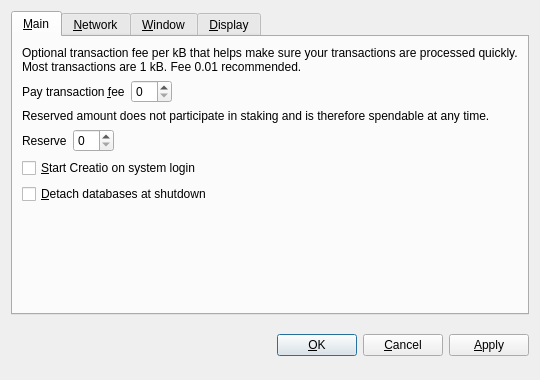
<?xml version="1.0" encoding="UTF-8"?>
<ui version="4.0">
 <class>OptionsDialog</class>
 <widget class="QDialog" name="OptionsDialog">
  <property name="geometry">
   <rect>
    <x>0</x>
    <y>0</y>
    <width>540</width>
    <height>380</height>
   </rect>
  </property>
  <property name="windowTitle">
   <string>Options</string>
  </property>
  <property name="modal">
   <bool>true</bool>
  </property>
  <layout class="QVBoxLayout" name="verticalLayout">
   <item>
    <widget class="QTabWidget" name="tabWidget">
     <property name="tabPosition">
      <enum>QTabWidget::North</enum>
     </property>
     <property name="currentIndex">
      <number>0</number>
     </property>
     <widget class="QWidget" name="tabMain">
      <attribute name="title">
       <string>&amp;Main</string>
      </attribute>
      <layout class="QVBoxLayout" name="verticalLayout_Main">
       <item>
        <widget class="QLabel" name="transactionFeeInfoLabel">
         <property name="text">
          <string>Optional transaction fee per kB that helps make sure your transactions are processed quickly. Most transactions are 1 kB. Fee 0.01 recommended.</string>
         </property>
         <property name="textFormat">
          <enum>Qt::PlainText</enum>
         </property>
         <property name="wordWrap">
          <bool>true</bool>
         </property>
        </widget>
       </item>
       <item>
        <layout class="QHBoxLayout" name="horizontalLayoutFee">
         <item>
          <widget class="QLabel" name="transactionFeeLabel">
           <property name="text">
            <string>Pay transaction &amp;fee</string>
           </property>
           <property name="textFormat">
            <enum>Qt::PlainText</enum>
           </property>
           <property name="buddy">
            <cstring>transactionFee</cstring>
           </property>
          </widget>
         </item>
         <item>
          <widget class="BitcoinAmountField" name="transactionFee"/>
         </item>
         <item>
          <spacer name="horizontalSpacerFee">
           <property name="orientation">
            <enum>Qt::Horizontal</enum>
           </property>
           <property name="sizeHint" stdset="0">
            <size>
             <width>40</width>
             <height>20</height>
            </size>
           </property>
          </spacer>
         </item>
        </layout>
       </item>
       <item>
        <widget class="QLabel" name="reserveBalanceInfoLabel">
         <property name="text">
          <string>Reserved amount does not participate in staking and is therefore spendable at any time.</string>
         </property>
         <property name="textFormat">
          <enum>Qt::PlainText</enum>
         </property>
         <property name="wordWrap">
          <bool>true</bool>
         </property>
        </widget>
       </item>
       <item>
        <layout class="QHBoxLayout" name="horizontalLayoutReserveBalance">
         <item>
          <widget class="QLabel" name="reserveBalanceLabel">
           <property name="text">
            <string>Reserve</string>
           </property>
           <property name="textFormat">
            <enum>Qt::PlainText</enum>
           </property>
           <property name="buddy">
            <cstring>reserveBalance</cstring>
           </property>
          </widget>
         </item>
         <item>
          <widget class="BitcoinAmountField" name="reserveBalance"/>
         </item>
         <item>
          <spacer name="horizontalSpacerReserveBalance">
           <property name="orientation">
            <enum>Qt::Horizontal</enum>
           </property>
           <property name="sizeHint" stdset="0">
            <size>
             <width>40</width>
             <height>20</height>
            </size>
           </property>
          </spacer>
         </item>
        </layout>
       </item>
       <item>
        <widget class="QCheckBox" name="bitcoinAtStartup">
         <property name="toolTip">
          <string>Automatically start Creatio after logging in to the system.</string>
         </property>
         <property name="text">
          <string>&amp;Start Creatio on system login</string>
         </property>
        </widget>
       </item>
       <item>
        <widget class="QCheckBox" name="detachDatabases">
         <property name="toolTip">
          <string>Detach block and address databases at shutdown. This means they can be moved to another data directory, but it slows down shutdown. The wallet is always detached.</string>
         </property>
         <property name="text">
          <string>&amp;Detach databases at shutdown</string>
         </property>
        </widget>
       </item>
       <item>
        <spacer name="verticalSpacer_Main">
         <property name="orientation">
          <enum>Qt::Vertical</enum>
         </property>
         <property name="sizeHint" stdset="0">
          <size>
           <width>20</width>
           <height>40</height>
          </size>
         </property>
        </spacer>
       </item>
      </layout>
     </widget>
     <widget class="QWidget" name="tabNetwork">
      <attribute name="title">
       <string>&amp;Network</string>
      </attribute>
      <layout class="QVBoxLayout" name="verticalLayout_Network">
       <item>
        <widget class="QCheckBox" name="mapPortUpnp">
         <property name="toolTip">
          <string>Automatically open the Creatio client port on the router. This only works when your router supports UPnP and it is enabled.</string>
         </property>
         <property name="text">
          <string>Map port using &amp;UPnP</string>
         </property>
        </widget>
       </item>
       <item>
        <widget class="QCheckBox" name="connectSocks">
         <property name="toolTip">
          <string>Connect to the Creatio network through a SOCKS proxy (e.g. when connecting through Tor).</string>
         </property>
         <property name="text">
          <string>&amp;Connect through SOCKS proxy:</string>
         </property>
        </widget>
       </item>
       <item>
        <layout class="QHBoxLayout" name="horizontalLayout_Network">
         <item>
          <widget class="QLabel" name="proxyIpLabel">
           <property name="text">
            <string>Proxy &amp;IP:</string>
           </property>
           <property name="textFormat">
            <enum>Qt::PlainText</enum>
           </property>
           <property name="buddy">
            <cstring>proxyIp</cstring>
           </property>
          </widget>
         </item>
         <item>
          <widget class="QValidatedLineEdit" name="proxyIp">
           <property name="maximumSize">
            <size>
             <width>140</width>
             <height>16777215</height>
            </size>
           </property>
           <property name="toolTip">
            <string>IP address of the proxy (e.g. 127.0.0.1)</string>
           </property>
          </widget>
         </item>
         <item>
          <widget class="QLabel" name="proxyPortLabel">
           <property name="text">
            <string>&amp;Port:</string>
           </property>
           <property name="textFormat">
            <enum>Qt::PlainText</enum>
           </property>
           <property name="buddy">
            <cstring>proxyPort</cstring>
           </property>
          </widget>
         </item>
         <item>
          <widget class="QLineEdit" name="proxyPort">
           <property name="maximumSize">
            <size>
             <width>55</width>
             <height>16777215</height>
            </size>
           </property>
           <property name="toolTip">
            <string>Port of the proxy (e.g. 9050)</string>
           </property>
          </widget>
         </item>
         <item>
          <widget class="QLabel" name="socksVersionLabel">
           <property name="text">
            <string>SOCKS &amp;Version:</string>
           </property>
           <property name="textFormat">
            <enum>Qt::PlainText</enum>
           </property>
           <property name="buddy">
            <cstring>socksVersion</cstring>
           </property>
          </widget>
         </item>
         <item>
          <widget class="QValueComboBox" name="socksVersion">
           <property name="toolTip">
            <string>SOCKS version of the proxy (e.g. 5)</string>
           </property>
          </widget>
         </item>
         <item>
          <spacer name="horizontalSpacer_Network">
           <property name="orientation">
            <enum>Qt::Horizontal</enum>
           </property>
           <property name="sizeHint" stdset="0">
            <size>
             <width>40</width>
             <height>20</height>
            </size>
           </property>
          </spacer>
         </item>
        </layout>
       </item>
       <item>
        <spacer name="verticalSpacer_Network">
         <property name="orientation">
          <enum>Qt::Vertical</enum>
         </property>
         <property name="sizeHint" stdset="0">
          <size>
           <width>20</width>
           <height>40</height>
          </size>
         </property>
        </spacer>
       </item>
      </layout>
     </widget>
     <widget class="QWidget" name="tabWindow">
      <attribute name="title">
       <string>&amp;Window</string>
      </attribute>
      <layout class="QVBoxLayout" name="verticalLayout_Window">
       <item>
        <widget class="QCheckBox" name="minimizeToTray">
         <property name="toolTip">
          <string>Show only a tray icon after minimizing the window.</string>
         </property>
         <property name="text">
          <string>&amp;Minimize to the tray instead of the taskbar</string>
         </property>
        </widget>
       </item>
       <item>
        <widget class="QCheckBox" name="minimizeOnClose">
         <property name="toolTip">
          <string>Minimize instead of exit the application when the window is closed. When this option is enabled, the application will be closed only after selecting Quit in the menu.</string>
         </property>
         <property name="text">
          <string>M&amp;inimize on close</string>
         </property>
        </widget>
       </item>
       <item>
        <spacer name="verticalSpacer_Window">
         <property name="orientation">
          <enum>Qt::Vertical</enum>
         </property>
         <property name="sizeHint" stdset="0">
          <size>
           <width>20</width>
           <height>40</height>
          </size>
         </property>
        </spacer>
       </item>
      </layout>
     </widget>
     <widget class="QWidget" name="tabDisplay">
      <attribute name="title">
       <string>&amp;Display</string>
      </attribute>
      <layout class="QVBoxLayout" name="verticalLayout_Display">
       <item>
        <layout class="QHBoxLayout" name="horizontalLayout_1_Display">
         <item>
          <widget class="QLabel" name="langLabel">
           <property name="text">
            <string>User Interface &amp;language:</string>
           </property>
           <property name="textFormat">
            <enum>Qt::PlainText</enum>
           </property>
           <property name="buddy">
            <cstring>lang</cstring>
           </property>
          </widget>
         </item>
         <item>
          <widget class="QValueComboBox" name="lang">
           <property name="toolTip">
            <string>The user interface language can be set here. This setting will take effect after restarting Creatio.</string>
           </property>
          </widget>
         </item>
        </layout>
       </item>
       <item>
        <layout class="QHBoxLayout" name="horizontalLayout_2_Display">
         <item>
          <widget class="QLabel" name="unitLabel">
           <property name="text">
            <string>&amp;Unit to show amounts in:</string>
           </property>
           <property name="textFormat">
            <enum>Qt::PlainText</enum>
           </property>
           <property name="buddy">
            <cstring>unit</cstring>
           </property>
          </widget>
         </item>
         <item>
          <widget class="QValueComboBox" name="unit">
           <property name="toolTip">
            <string>Choose the default subdivision unit to show in the interface and when sending coins.</string>
           </property>
          </widget>
         </item>
        </layout>
       </item>
        <item>
        <widget class="QCheckBox" name="useCreatioTheme">
         <property name="text">
          <string>Use Creatio visual theme (requires restart)</string>
         </property>
        </widget>
       </item>
       <item>
        <widget class="QCheckBox" name="displayAddresses">
         <property name="toolTip">
          <string>Whether to show Creatio addresses in the transaction list or not.</string>
         </property>
         <property name="text">
          <string>&amp;Display addresses in transaction list</string>
         </property>
        </widget>
       </item>
       <item>
        <widget class="QCheckBox" name="coinControlFeatures">
         <property name="toolTip">
          <string>Whether to show coin control features or not.</string>
         </property>
         <property name="text">
          <string>Display coin &amp;control features (experts only!)</string>
         </property>
        </widget>
       </item>
       <item>
        <spacer name="verticalSpacer_Display">
         <property name="orientation">
          <enum>Qt::Vertical</enum>
         </property>
         <property name="sizeHint" stdset="0">
          <size>
           <width>20</width>
           <height>40</height>
          </size>
         </property>
        </spacer>
       </item>
      </layout>
     </widget>
    </widget>
   </item>
   <item>
    <layout class="QHBoxLayout" name="horizontalLayout_Buttons">
     <item>
      <spacer name="horizontalSpacer_1">
       <property name="orientation">
        <enum>Qt::Horizontal</enum>
       </property>
       <property name="sizeHint" stdset="0">
        <size>
         <width>40</width>
         <height>48</height>
        </size>
       </property>
      </spacer>
     </item>
     <item>
      <widget class="QLabel" name="statusLabel">
       <property name="font">
        <font>
         <weight>75</weight>
         <bold>true</bold>
        </font>
       </property>
       <property name="text">
        <string/>
       </property>
       <property name="textFormat">
        <enum>Qt::PlainText</enum>
       </property>
       <property name="wordWrap">
        <bool>true</bool>
       </property>
      </widget>
     </item>
     <item>
      <spacer name="horizontalSpacer_2">
       <property name="orientation">
        <enum>Qt::Horizontal</enum>
       </property>
       <property name="sizeHint" stdset="0">
        <size>
         <width>40</width>
         <height>48</height>
        </size>
       </property>
      </spacer>
     </item>
     <item>
      <widget class="QPushButton" name="okButton">
       <property name="text">
        <string>&amp;OK</string>
       </property>
      </widget>
     </item>
     <item>
      <widget class="QPushButton" name="cancelButton">
       <property name="text">
        <string>&amp;Cancel</string>
       </property>
       <property name="autoDefault">
        <bool>false</bool>
       </property>
      </widget>
     </item>
     <item>
      <widget class="QPushButton" name="applyButton">
       <property name="text">
        <string>&amp;Apply</string>
       </property>
       <property name="autoDefault">
        <bool>false</bool>
       </property>
      </widget>
     </item>
    </layout>
   </item>
  </layout>
 </widget>
 <customwidgets>
  <customwidget>
   <class>BitcoinAmountField</class>
   <extends>QSpinBox</extends>
   <header>bitcoinamountfield.h</header>
  </customwidget>
  <customwidget>
   <class>QValueComboBox</class>
   <extends>QComboBox</extends>
   <header>qvaluecombobox.h</header>
  </customwidget>
  <customwidget>
   <class>QValidatedLineEdit</class>
   <extends>QLineEdit</extends>
   <header>qvalidatedlineedit.h</header>
  </customwidget>
 </customwidgets>
 <resources/>
 <connections/>
</ui>
